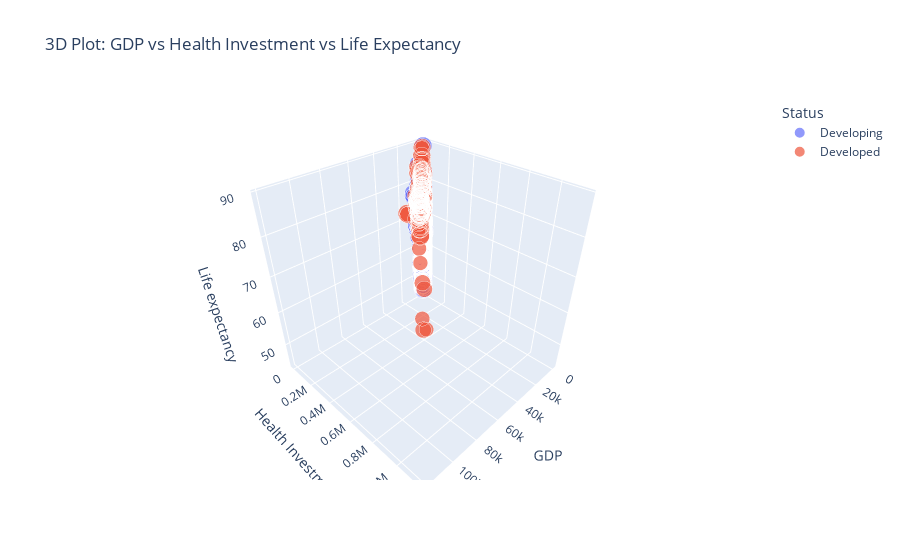

Write notebook code for a chart like this one.
### Code cell
import plotly.express as px

fig = px.scatter_3d(df_final,
                    x='GDP',
                    y='Health Investment',
                    z='Life expectancy',
                    color='Status',  # Developed vs Developing
                    hover_name='Country',
                    size='Population',
                    title="3D Plot: GDP vs Health Investment vs Life Expectancy")

fig.show()

### Figure 1 — Plotly figure (JSON) as saved in the notebook; plotly's stock layout.template omitted (floating-point values rounded to 4 significant figures; data arrays with more than 128 entries replaced by an {"elided": "..."} marker saying what was removed)
{"data": [{"hovertemplate": "<b>%{hovertext}</b><br><br>Status=Developing<br>GDP=%{x}<br>Health Investment=%{y}<br>Life expectancy=%{z}<br>Population=%{marker.size}<extra></extra>", "hovertext": {"elided": "1407 str values"}, "legendgroup": "Developing", "marker": {"color": "#636efa", "size": {"elided": "1407 float values"}, "sizemode": "area", "sizeref": 0.05245, "symbol": "circle"}, "mode": "markers", "name": "Developing", "scene": "scene", "showlegend": true, "type": "scatter3d", "x": {"elided": "1407 float values"}, "y": {"elided": "1407 float values"}, "z": {"elided": "1407 float values"}}, {"hovertemplate": "<b>%{hovertext}</b><br><br>Status=Developed<br>GDP=%{x}<br>Health Investment=%{y}<br>Life expectancy=%{z}<br>Population=%{marker.size}<extra></extra>", "hovertext": {"elided": "242 str values"}, "legendgroup": "Developed", "marker": {"color": "#EF553B", "size": {"elided": "242 float values"}, "sizemode": "area", "sizeref": 0.05245, "symbol": "circle"}, "mode": "markers", "name": "Developed", "scene": "scene", "showlegend": true, "type": "scatter3d", "x": {"elided": "242 float values"}, "y": {"elided": "242 float values"}, "z": {"elided": "242 float values"}}], "layout": {"legend": {"itemsizing": "constant", "title": {"text": "Status"}, "tracegroupgap": 0}, "scene": {"domain": {"x": [0, 1], "y": [0, 1]}, "xaxis": {"title": {"text": "GDP"}}, "yaxis": {"title": {"text": "Health Investment"}}, "zaxis": {"title": {"text": "Life expectancy"}}}, "title": {"text": "3D Plot: GDP vs Health Investment vs Life Expectancy"}}}
